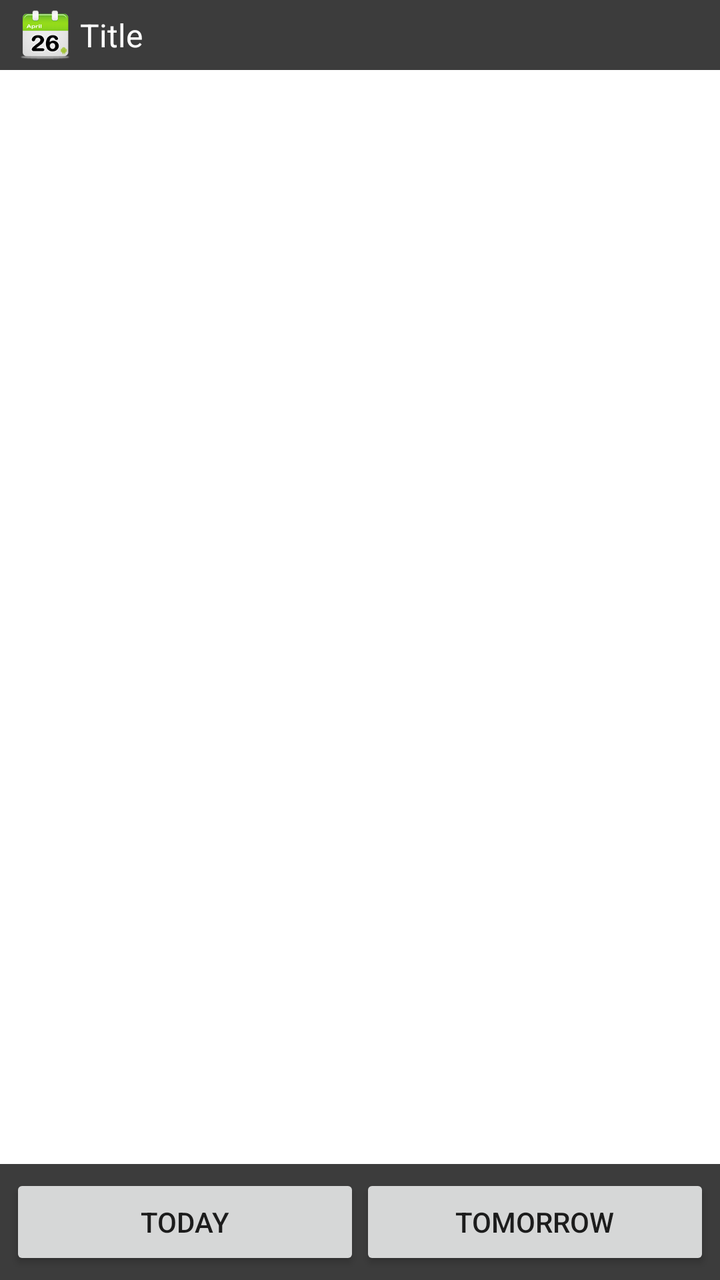
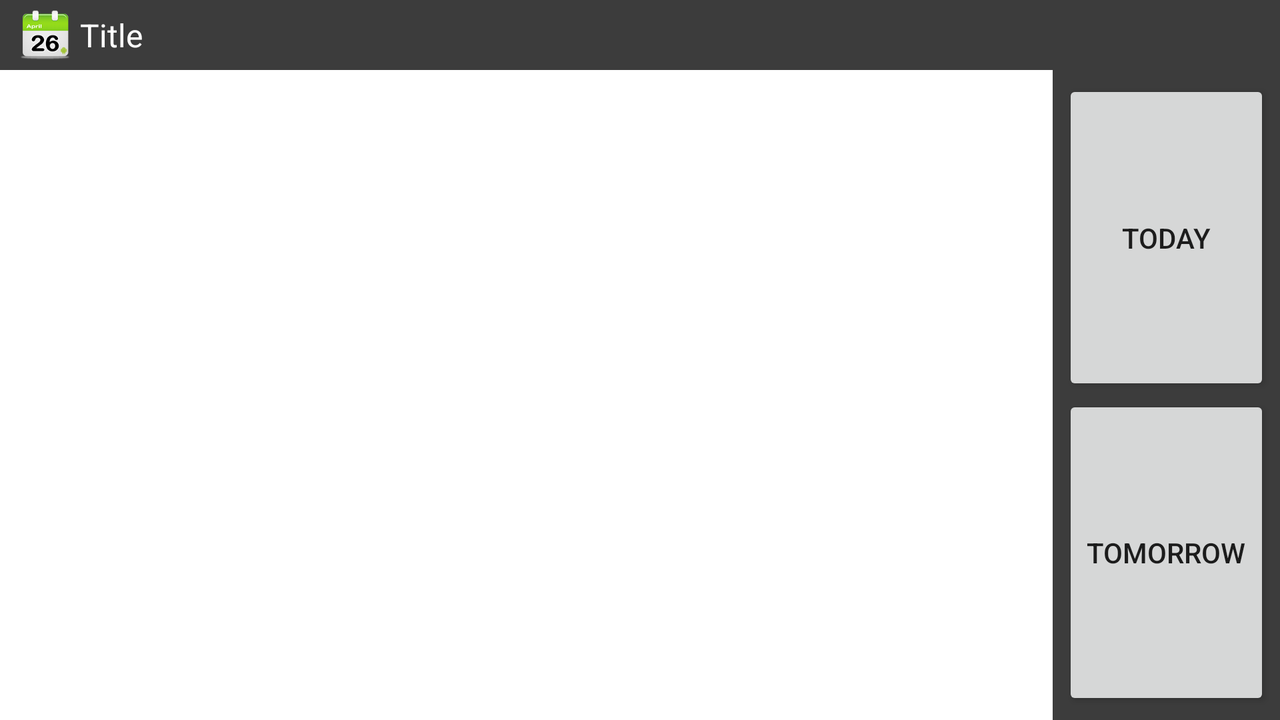

One screen, two layout resources from the same app: the default and the author's alternative for another configuration. Each is rendered where Android would select it; the XML of both is given below.
<!-- AndroidManifest.xml: fallback theme Theme.MaterialComponents.DayNight.NoActionBar -->
<!-- res/layout/calendar_view.xml -->
<?xml version="1.0" encoding="utf-8"?>
<RelativeLayout xmlns:android="http://schemas.android.com/apk/res/android"
              android:orientation="vertical"
              android:layout_width="match_parent"
              android:layout_height="match_parent">

    <include
            android:layout_width="fill_parent"
            android:layout_height="wrap_content"
            layout="@layout/title_bar"
            android:id="@+id/include"/>

    <ScrollView
            android:layout_width="fill_parent"
            android:layout_height="fill_parent"
            android:id="@+id/scrollViewCalendar"
            android:paddingBottom="5dp"
            android:layout_below="@+id/include"
            android:layout_above="@+id/calendarScrollableView"/>

    <LinearLayout
            android:orientation="horizontal"
            android:layout_width="fill_parent"
            android:layout_height="wrap_content"
            android:padding="5dp"
            android:background="@color/black"
            android:layout_alignParentBottom="true"
            android:id="@+id/calendarScrollableView"
            >

        <Button
                android:layout_width="fill_parent"
                android:layout_height="wrap_content"
                android:text="@string/today"
                android:id="@+id/buttonToday"
                android:layout_gravity="center_vertical"
                android:layout_weight="1"/>

        <Button
                android:layout_width="fill_parent"
                android:layout_height="wrap_content"
                android:text="@string/tomorrow"
                android:id="@+id/buttonTomorrow"
                android:layout_weight="1"
                android:layout_gravity="center_vertical"
                />
    </LinearLayout>

</RelativeLayout>
<!-- res/layout/title_bar.xml (included above) -->
<?xml version="1.0" encoding="utf-8"?>
<LinearLayout xmlns:android="http://schemas.android.com/apk/res/android"
              android:layout_width="fill_parent"
              android:layout_height="wrap_content"
              android:orientation="horizontal"
              android:background="@color/black"
              android:padding="5dp">

    <ImageView android:id="@+id/titleBarImage"
               android:layout_width="25dp"
               android:layout_height="25dp"
               android:background="@drawable/ic_launcher"
               android:layout_marginLeft="5dp">

    </ImageView>

    <TextView
            android:id="@+id/titleBarText"
            android:layout_width="fill_parent"
            android:layout_height="wrap_content"
            android:text="Title"
            style="@style/TopBarTitle"/>
</LinearLayout>
<!-- resources referenced by this layout -->
<resources>
  <color name="black">#3C3C3C</color>
  <!-- drawable ic_launcher: png bitmap (drawable-hdpi, 7260 bytes) -->
  <string name="today">Today</string>
  <string name="tomorrow">Tomorrow</string>
  <style name="TopBarTitle">
          <item name="android:textColor">@color/top_bar_title_text</item>
          <item name="android:textSize">16dp</item>
          <item name="android:layout_marginLeft">5dp</item>
          <item name="android:layout_marginRight">5dp</item>
          <item name="android:layout_gravity">center</item>
      </style>
  <color name="top_bar_title_text">#ffffff</color>
</resources>
<!-- res/layout-land/calendar_view.xml (the author's variant of the layout above) -->
<!-- drawn on the phone turned sideways -->
<?xml version="1.0" encoding="utf-8"?>
<LinearLayout xmlns:android="http://schemas.android.com/apk/res/android"
              android:orientation="vertical"
              android:layout_width="match_parent"
              android:layout_height="match_parent">


    <include
            android:layout_width="fill_parent"
            android:layout_height="wrap_content"
            layout="@layout/title_bar"
            android:id="@+id/include"/>

    <RelativeLayout android:orientation="vertical"
                    android:layout_width="match_parent"
                    android:layout_height="match_parent">

        <ScrollView
                android:layout_width="fill_parent"
                android:layout_height="fill_parent"
                android:id="@+id/scrollViewCalendar"
                android:layout_weight="0.1"
                android:layout_alignParentLeft="true"
                android:layout_toLeftOf="@+id/linearLayout"
                android:paddingBottom="5dp"/>

        <LinearLayout
                android:orientation="vertical"
                android:layout_width="wrap_content"
                android:layout_height="fill_parent"
                android:layout_weight="0.9"
                android:padding="5dp"
                android:background="@color/black"
                android:layout_alignParentRight="true"
                android:id="@+id/linearLayout">

            <Button
                    android:layout_width="fill_parent"
                    android:layout_height="fill_parent"
                    android:text="@string/today"
                    android:id="@+id/buttonToday"
                    android:layout_gravity="center_vertical"
                    android:layout_weight="1"/>

            <Button
                    android:layout_width="fill_parent"
                    android:layout_height="fill_parent"
                    android:text="@string/tomorrow"
                    android:id="@+id/buttonTomorrow"
                    android:layout_weight="1"
                    android:layout_gravity="center_vertical"
                    />
        </LinearLayout>

    </RelativeLayout>

</LinearLayout>
